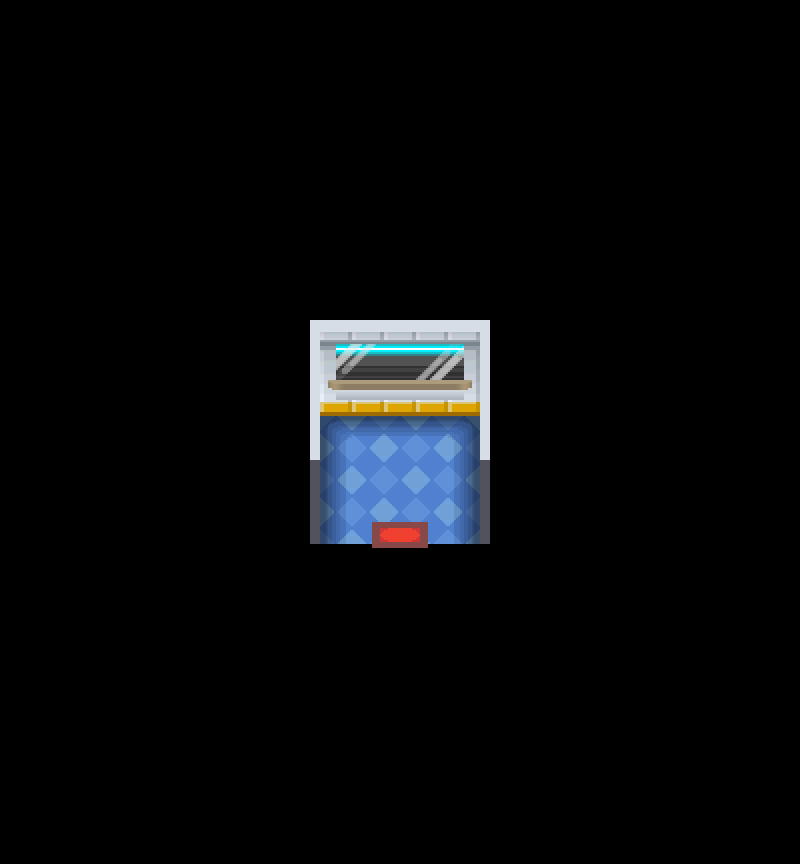

This game map was drawn from its Tiled (.tmx) file and the tilesets committed beside it. A one-line description and the trimmed map source follow:
An orthogonal 25x27 tile map with 32x32 px tiles, 17 tile layers (▬_Bld_input, Floor_A_1, Floor_B_1, Shadow_A_1, ...), 2 hidden layers not drawn, 2 tilesets.

<map version="1.10" tiledversion="1.10.2" orientation="orthogonal" renderorder="right-down" compressionlevel="0" width="25" height="27" tilewidth="32" tileheight="32" infinite="0" nextlayerid="212" nextobjectid="1">
 <tileset firstgid="1" source="../Tilesets/passages.tsx" />
 <tileset firstgid="17" source="../Tilesets/TECH-Elevator.tsx" />
 <layer id="71" name="▬_Bld_input" width="25" height="27">
  <data>[675 cells, 0 non-empty, 0 distinct tile ids]</data>
 </layer>
 <layer id="205" name="Floor_A_1" width="25" height="27">
  <data>[675 cells, 20 non-empty, 4 distinct tile ids]</data>
 </layer>
 <layer id="206" name="Floor_B_1" width="25" height="27">
  <data>[675 cells, 6 non-empty, 6 distinct tile ids]</data>
 </layer>
 <layer id="207" name="Shadow_A_1" width="25" height="27">
  <data>[675 cells, 11 non-empty, 5 distinct tile ids]</data>
 </layer>
 <layer id="208" name="Wall_A_1" width="25" height="27">
  <data>[675 cells, 15 non-empty, 3 distinct tile ids]</data>
 </layer>
 <layer id="210" name="Wall_B_1" width="25" height="27">
  <data>[675 cells, 10 non-empty, 6 distinct tile ids]</data>
 </layer>
 <layer id="43" name="Assets_A_1" width="25" height="27">
  <data>[675 cells, 10 non-empty, 10 distinct tile ids]</data>
 </layer>
 <layer id="44" name="Assets_B_1" width="25" height="27">
  <data>[675 cells, 0 non-empty, 0 distinct tile ids]</data>
 </layer>
 <layer id="175" name="Assets_C_1" width="25" height="27">
  <data>[675 cells, 0 non-empty, 0 distinct tile ids]</data>
 </layer>
 <layer id="211" name="Assets_D_1" width="25" height="27">
  <data>[675 cells, 0 non-empty, 0 distinct tile ids]</data>
 </layer>
 <group id="4" name="Z=0" />
 <layer id="45" name="Assets_A_2" width="25" height="27">
  <data>[675 cells, 0 non-empty, 0 distinct tile ids]</data>
 </layer>
 <layer id="62" name="Assets_B_2" width="25" height="27">
  <data>[675 cells, 0 non-empty, 0 distinct tile ids]</data>
 </layer>
 <group id="3" name="Z=1" />
 <layer id="63" name="Assets_A_3" width="25" height="27">
  <data>[675 cells, 0 non-empty, 0 distinct tile ids]</data>
 </layer>
 <layer id="64" name="Assets_B_3" width="25" height="27">
  <data>[675 cells, 0 non-empty, 0 distinct tile ids]</data>
 </layer>
 <group id="2" name="Z=2" />
 <layer id="199" name="Assets_4" width="25" height="27">
  <data>[675 cells, 0 non-empty, 0 distinct tile ids]</data>
 </layer>
 <group id="48" name="Z=3" />
 <layer id="61" name="Assets_5" width="25" height="27">
  <data>[675 cells, 0 non-empty, 0 distinct tile ids]</data>
 </layer>
 <layer id="209" name="Black_5" width="25" height="27">
  <data>[675 cells, 637 non-empty, 9 distinct tile ids]</data>
 </layer>
 <group id="49" name="Z=4" />
 <layer id="15" name="passages" width="25" height="27" visible="0" opacity="0.34">
  <data>[675 cells, 655 non-empty, 1 distinct tile ids]</data>
 </layer>
 <layer id="1" name="Borders" width="25" height="27" visible="0">
  <data>[675 cells, 0 non-empty, 0 distinct tile ids]</data>
 </layer>
</map>
